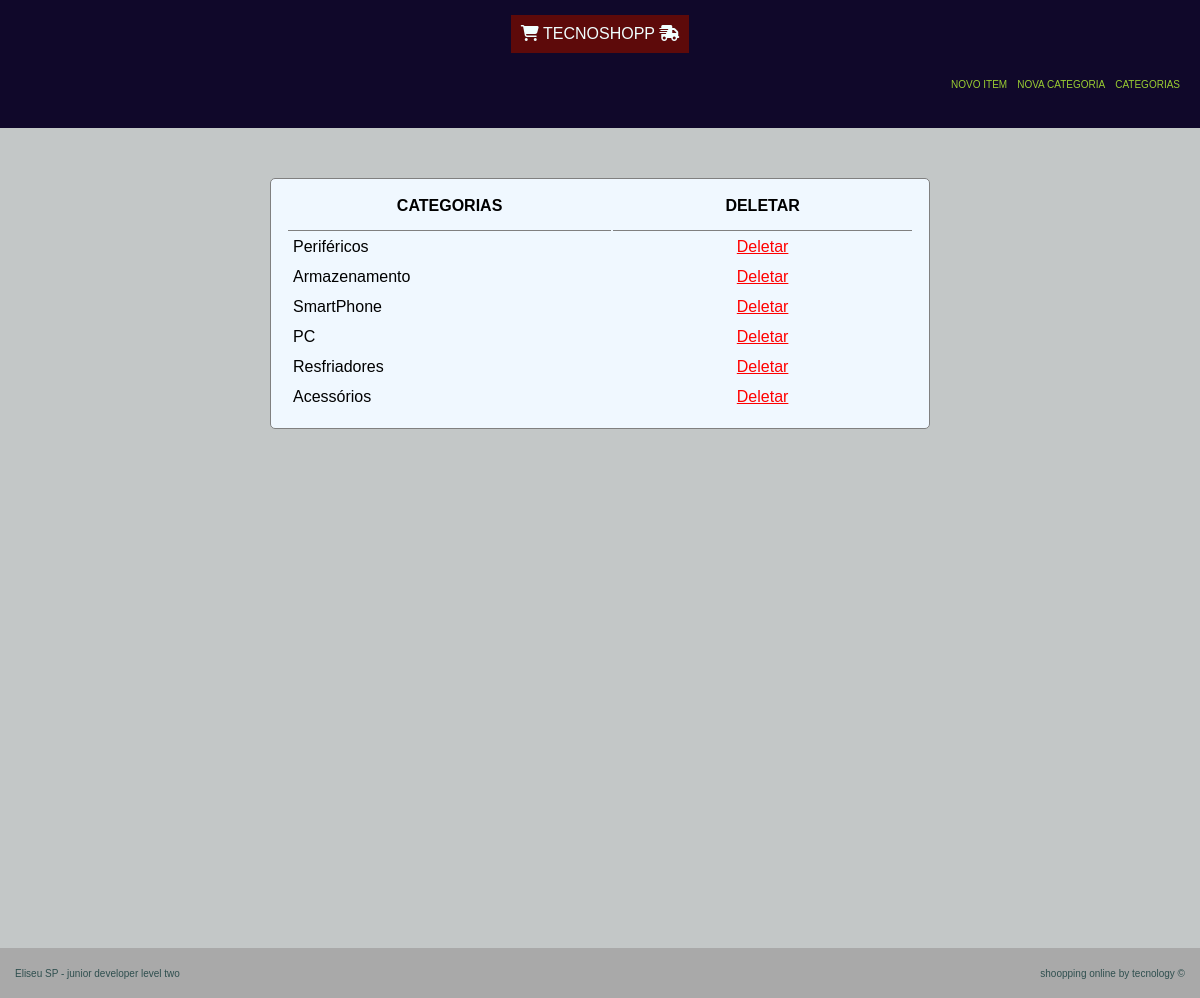
Before: /lista/categoria/ with the older database file.
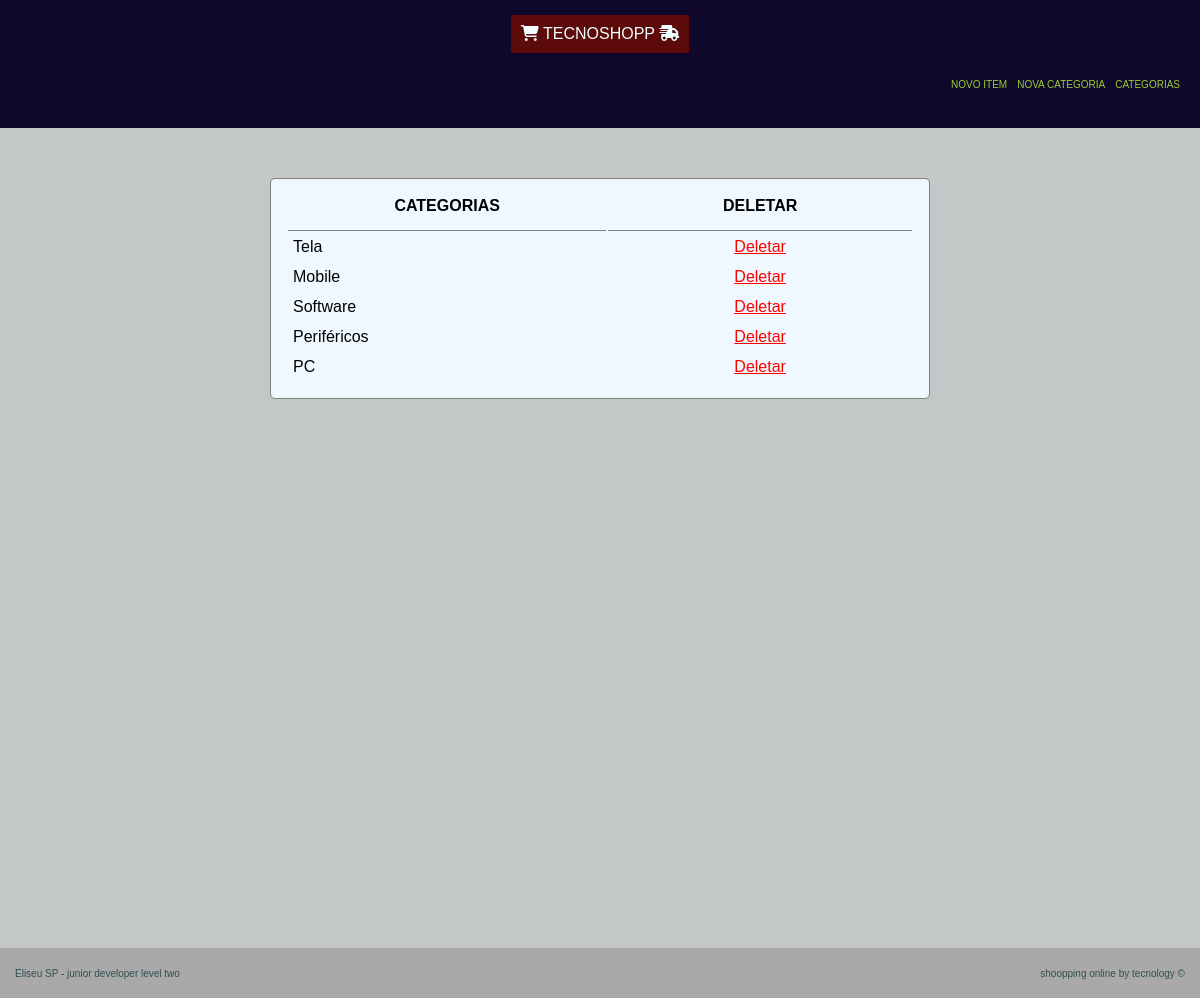
After: the same page with the newer database file.
### tecno/models.py (models this page shows, shortened)
class Categoria(models.Model):
    index = models.BigAutoField(primary_key=True)
    nome = models.CharField(max_length=50, null=False)

### tecno/views/lista_categoria.py (the view)
# urls.py: path('lista/categoria/', lista_categoria, name="lista_categoria"),
def lista_categoria(request):
    l_categoria = Categoria.objects.all()
    context = {
        'lista_categoria': l_categoria
    }
    return render(request, 'categoria/lista_categoria.html', context= context)

### templates/categoria/lista_categoria.html
{% extends 'index.html' %}
{% block content %}
    <div class="lista-categoria">
        <table>
            <tr>
                <th>Categorias</th>
                <th>deletar</th>
            </tr>
            {% for lcat in lista_categoria %}
                <tr>
                    <td>{{ lcat.nome }}</td>
                    <td class="td-link"><a href="/deletar/categoria/{{lcat.index}}">Deletar</a></td>
                </tr>
            {% endfor %}
        </table>
    </div>
{% endblock %}

Changed rows visible on the page:
removed Categoria: nome "Armazenamento"
removed Categoria: nome "SmartPhone"
removed Categoria: nome "Resfriadores"
removed Categoria: nome "Acessórios"
added Categoria: nome "Tela"
added Categoria: nome "Mobile"
added Categoria: nome "Software"
